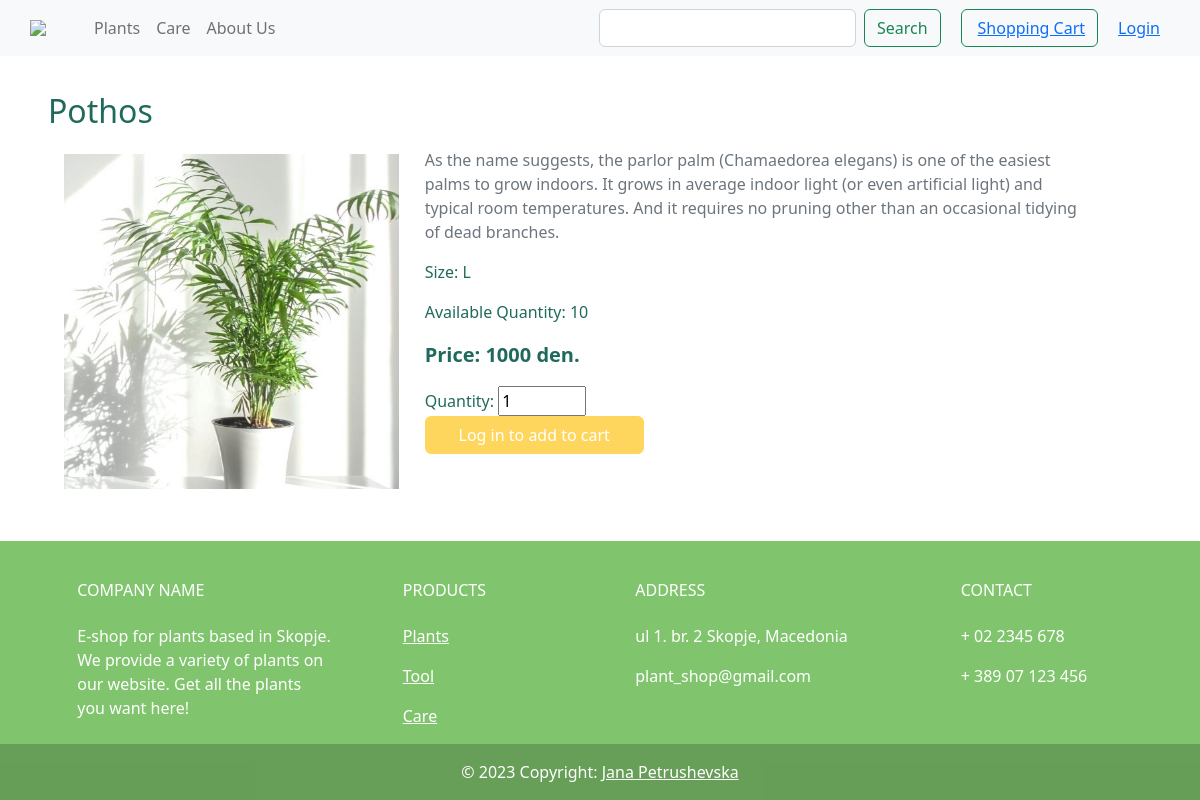
Screenshot of /plants/1/ with the database file from the repository.
### PlantShopApp/models.py (models this page shows, shortened)
class Plant(models.Model):
    code = models.AutoField(primary_key=True)
    name = models.CharField(max_length=50)
    description = models.TextField()
    user = models.ForeignKey(User, on_delete=models.CASCADE)
    category = models.ForeignKey(Category, on_delete=models.CASCADE)
    price = models.IntegerField()
    size = models.CharField(max_length=1)
    availableQuantity = models.IntegerField()
    available = models.BooleanField(default=False)
    photo = models.ImageField(upload_to="photos/", blank=True, null=True)

### PlantShopApp/views.py (the view)
# urls.py: path('plants/<int:code>/', singlePlant, name='singlePlant'),
def singlePlant(request, code):
    plant = get_object_or_404(Plant, code=code)
    return render(request, 'singlePlant.html', {'plant': plant})

### PlantShopApp/context_processors.py (called while the page is built)
def user_context(request):
    return {'user': request.user}

### templates/singlePlant.html (shortened to what this page needs)
{% extends 'base.html' %}
{% block content %}
   <div class="container m-3">
        <div class="row d-flex" style="padding: 20px;">
            <h2>Pothos</h2>
            <div class="row">
                <div class="col-md-4 how-img">
                    <img class="card-img-top col-4 m-3" src="{{ plant.photo.url }}" alt="{{ plant.name }} Photo">
                </div>
                <div class="col-md-8" style="padding: 10px 30px 0px 30px;">
                    <p class="text-muted">{{ plant.description }}</p>
                    <p>Size: {{ plant.size }}</p>
                    <p>Available Quantity: {{ plant.availableQuantity }}</p>
                    <p style="font-size: 20px;"><b>Price: {{ plant.price }} den. </b></p>
                    {% if plant.availableQuantity > 0 %}
                        <form method="post" action="{% url 'add_to_cart' plant.code %}">
                            <div class="form-group">
                                <label for="quantity">Quantity:</label>
                                <input type="number" id="quantity" name="quantity" min="1" max="{{ plant.availableQuantity }}" value="1">
                            </div>
                            {% if user.is_authenticated %}
                                <button type="submit" class="btn btn-warning col-4" style="color: white">Add to Shopping Cart</button>
                            {% else %}
                                <button class="btn btn-warning col-4" disabled><a style="color: white">Log in to add to cart</a></button>
                            {% endif %}
                        </form>
                    {% else %}
                            <button class="btn btn-warning col-4" disabled><a style="color: white">Out of Stock</a></button>
                    {% endif %}
                </div>
            </div>
        </div>
    </div>
{% endblock %}

### templates/base.html (style rules this page uses)
body { color: #206A5D; }

### rows the page displays
Plant: photo (picture), description "As the name suggests, the parlor palm (Chamaedorea elegans) is one of the easiest palms to grow indoors. It grows in average indoor light (or even artificial light) and typical room temperatures. And it requires no pruning other than an occasional tidying of dead branches.", size "L", availableQuantity "10", price "1000"
